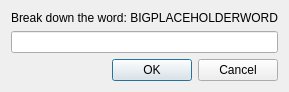
<?xml version="1.0" encoding="UTF-8"?>
<ui version="4.0">
 <class>BreakdownDialog</class>
 <widget class="QDialog" name="BreakdownDialog">
  <property name="windowModality">
   <enum>Qt::NonModal</enum>
  </property>
  <property name="geometry">
   <rect>
    <x>0</x>
    <y>0</y>
    <width>364</width>
    <height>207</height>
   </rect>
  </property>
  <property name="sizePolicy">
   <sizepolicy hsizetype="Preferred" vsizetype="Preferred">
    <horstretch>0</horstretch>
    <verstretch>0</verstretch>
   </sizepolicy>
  </property>
  <property name="windowTitle">
   <string>Unknown Word</string>
  </property>
  <property name="sizeGripEnabled">
   <bool>false</bool>
  </property>
  <property name="modal">
   <bool>false</bool>
  </property>
  <layout class="QVBoxLayout" name="verticalLayout">
   <property name="sizeConstraint">
    <enum>QLayout::SetFixedSize</enum>
   </property>
   <item>
    <widget class="QLabel" name="wordLabel">
     <property name="text">
      <string>Break down the word: BIGPLACEHOLDERWORD</string>
     </property>
    </widget>
   </item>
   <item>
    <layout class="QGridLayout" name="gridLayout"/>
   </item>
   <item>
    <widget class="QLineEdit" name="breakdownEdit"/>
   </item>
   <item>
    <widget class="QDialogButtonBox" name="buttonBox">
     <property name="orientation">
      <enum>Qt::Horizontal</enum>
     </property>
     <property name="standardButtons">
      <set>QDialogButtonBox::Cancel|QDialogButtonBox::Ok</set>
     </property>
    </widget>
   </item>
  </layout>
 </widget>
 <resources/>
 <connections>
  <connection>
   <sender>buttonBox</sender>
   <signal>accepted()</signal>
   <receiver>BreakdownDialog</receiver>
   <slot>accept()</slot>
   <hints>
    <hint type="sourcelabel">
     <x>224</x>
     <y>185</y>
    </hint>
    <hint type="destinationlabel">
     <x>157</x>
     <y>206</y>
    </hint>
   </hints>
  </connection>
  <connection>
   <sender>buttonBox</sender>
   <signal>rejected()</signal>
   <receiver>BreakdownDialog</receiver>
   <slot>reject()</slot>
   <hints>
    <hint type="sourcelabel">
     <x>292</x>
     <y>191</y>
    </hint>
    <hint type="destinationlabel">
     <x>286</x>
     <y>206</y>
    </hint>
   </hints>
  </connection>
 </connections>
</ui>
